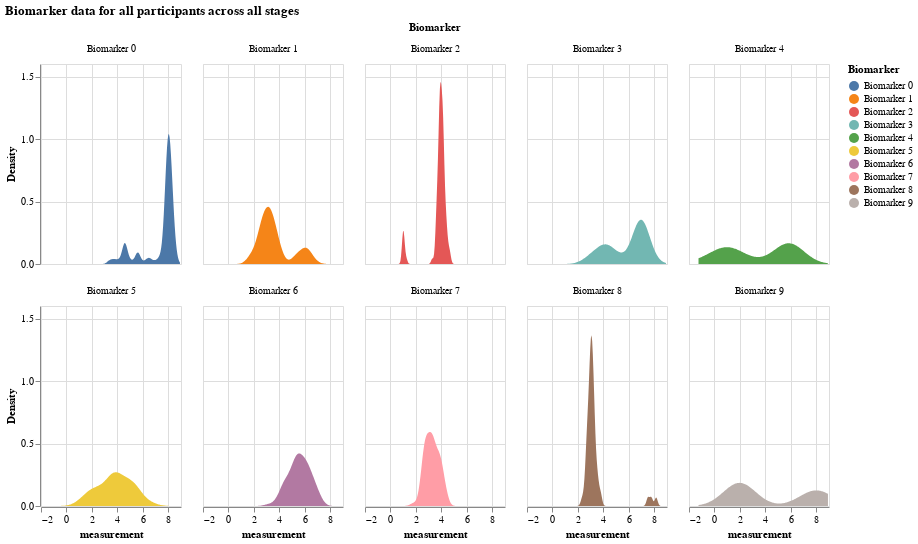

Notebook code for this chart:
### Markdown cell above
## Visualizing simulated results

With the above data structure, we can visualize the following data:

- Distribution of all biomarker values by biomarker
- Distribution of all biomarker values when the participant is at a certain disease stage
- Comparing a certain biomarker data 
- A certain participant's data

### Distribution of all biomarker values by biomarker

### Code cell
df = pd.DataFrame(X, columns = [f"Biomarker {i}" for i in range(N)])

# make this dataframe wide to long 
df_long = df.melt(var_name = "Biomarker", value_name="Value")

# exapand the value column into a dataframe
values_df = df_long['Value'].apply(pd.Series)
values_df.columns = ['participant', 'measurement', 'k_j', 'k_n', 'drawn_from']

# join values_df with df_long
df_expanded = df_long.drop('Value', axis = 1).join(values_df)

alt.Chart(df_expanded).transform_density(
    'measurement',
    as_=['measurement', 'Density'],
    groupby=['Biomarker']
).mark_area().encode(
    x="measurement:Q",
    y="Density:Q",
    facet = alt.Facet(
        "Biomarker:N",
        columns = 5
    ),
    color=alt.Color(
        'Biomarker:N'
    )
).properties(
    width= 140,
    height = 200,
).properties(
    title='Biomarker data for all participants across all stages'
)

### Figure 1 — Vega-Lite specification as saved in the notebook (floating-point values rounded to 4 significant figures; data arrays with more than 128 entries replaced by an {"elided": "..."} marker saying what was removed)
{"config": {"view": {"continuousWidth": 300, "continuousHeight": 300}}, "data": {"name": "data-3bd9fdfdef700027254037830f133207"}, "mark": {"type": "area"}, "encoding": {"color": {"field": "Biomarker", "type": "nominal"}, "facet": {"columns": 5, "field": "Biomarker", "type": "nominal"}, "x": {"field": "measurement", "type": "quantitative"}, "y": {"field": "Density", "type": "quantitative"}}, "height": 200, "title": "Biomarker data for all participants across all stages", "transform": [{"density": "measurement", "groupby": ["Biomarker"], "as": ["measurement", "Density"]}], "width": 140, "$schema": "https://vega.github.io/schema/vega-lite/v5.15.1.json", "datasets": {"data-3bd9fdfdef700027254037830f133207": {"elided": "1000 records"}}}
